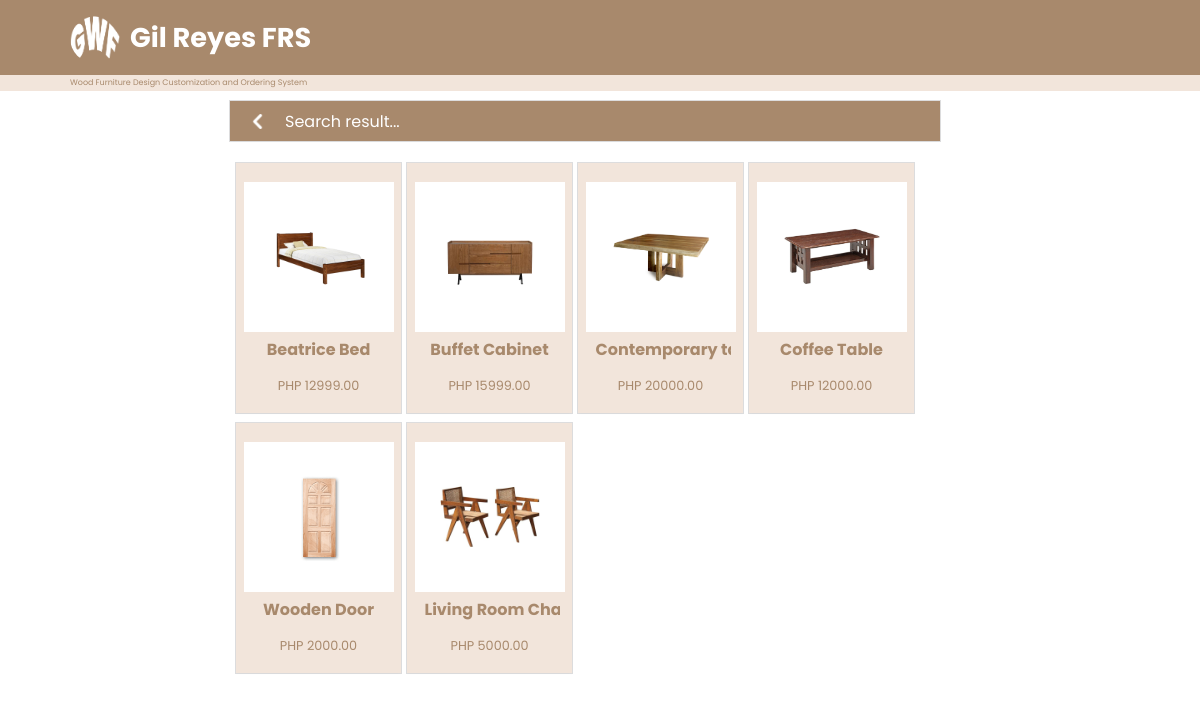
Page /src/sys-user/product-search/product-search.php (signed in) on the committed database.
### tables this page shows
CREATE TABLE `tb_product` (
  `id` int(11) NOT NULL,
  `product_name` varchar(50) NOT NULL,
  `price` int(20) NOT NULL,
  `size` varchar(15) NOT NULL,
  `p_description` text NOT NULL,
  `category` varchar(20) NOT NULL,
  `quantity` int(255) NOT NULL,
  `product_img` varchar(255) NOT NULL
);

### src/php-database/dbconnect.php (called while the page is built, shortened)
<?php
    $database = "db_ecommerce";
?>

### src/sys-user/product-search/product-search.php (the view, shortened to what this page needs)
<!DOCTYPE html>
<html lang="en">
<head>
    <link rel="stylesheet" href="product-search.css?v=<?php echo time(); ?>">
</head>
<body>
    <header>
        <div class="app-name">
            <a href="">
                <img src="../../../image/logo.png" alt="">
                <h1>Gil Reyes FRS</h1>
            </a>
        </div>
    </header>
    <div class="divider">
        <p>Wood Furniture Design Customization and Ordering System</p>
    </div>
    <main>
        <div class="container">
            <section class="product-cont">
                <div class="search-back">
                    <a href="../home-page/userhome.php"><img src="../../../image/icon/arrow.png" alt="" width="15px" height="15px"></a>
                    <p>Search result...</p>
                </div>
                <div class="product">
                    <?php
                        if(isset($_POST['search']))
                        {
                            $valueToSearch = $_POST['valueToSearch'];
                            $query = "SELECT * FROM tb_product WHERE CONCAT(`id`, `product_name`) LIKE '%".$valueToSearch."%'";
                            $search_result = filterTable($query);
                        }
                        else {
                            $query = "SELECT * FROM tb_product";
                            $search_result = filterTable($query);
                        }
                        function filterTable($query)
                        {
                            include '../../php-database/dbconnect.php';
                            $filter_Result = mysqli_query($conn, $query);
                            return $filter_Result;
                        }
                    ?>
                    <div class="display-div">
                        <?php
                            while ($row = mysqli_fetch_assoc($search_result))
                            {
                        ?>
                                <div class="prod-display" onclick="window.location.href='../getproduct-page/get-product.php?id=<?php echo $row['id']; ?> & product_name=<?php echo $row['product_name']; ?> & price=<?php echo $row['price']; ?> & size=<?php echo $row['size']; ?> & p_description=<?php echo $row['p_description']; ?> & category=<?php echo $row['category']; ?> & product_img=<?php echo $row['product_img']; ?>';"onclick="window.location.href='../getproduct-page/get-product.php?id=<?php echo $row['id']; ?> & product_name=<?php echo $row['product_name']; ?> & price=<?php echo $row['price']; ?> & size=<?php echo $row['size']; ?> & p_description=<?php echo $row['p_description']; ?> & category=<?php echo $row['category']; ?> & product_img=<?php echo $row['product_img']; ?>';">
                                    <div class="prod-img">
                                        <img src="../../sys-admin/product-page/<?php echo $row['product_img']; ?>" alt="" width="100px">
                                    </div>
                                    <div class="pname">
                                        <h4><?php echo $row['product_name']; ?></h3>
                                    </div>
                                    <p>PHP <?php echo $row['price']; ?>.00</p>
                                </div>
                        <?php
                            }
                        ?>
                    </div>
                </div>
            </section>
        </div>
    </main>
</body>
</html>

### src/sys-user/product-search/product-search.css (style rules this page uses)
* { padding: 0; margin: 0; box-sizing: border-box; }
body { font-family: "Poppins", sans-serif; }
header { display: flex; align-items: center; background-color: #a8896c; height: 75px; width: 100%; position: -webkit-sticky; position: sticky; top: 0; z-index: 9; }
header .app-name { width: 50%; }
header .app-name a { display: flex; align-items: center; text-decoration: none; color: #ffffff; margin: 0 0 0 70px; }
header .app-name a img { width: 50px; height: 50px; border-radius: 50%; margin-right: 10px; }
header .app-name a h1 { font-size: 1.7rem; }
.divider { display: flex; align-items: center; height: 2vh; width: 100%; background-color: #f2e5db; }
.divider p { margin: 0 0 0 70px; font-size: 0.5rem; color: #a8896c; }
main { width: 100%; height: 85vh; display: flex; align-items: center; justify-content: center; }
main .container { width: 1120px; height: 85vh; display: flex; align-items: center; justify-content: center; }
main .container .product-cont { width: 740px; height: 85vh; }
main .container .product-cont .search-back { margin-top: 10px; width: 710px; height: 40px; background-color: #a8896c; display: flex; align-items: center; justify-content: baseline; color: #ffffff; box-shadow: rgba(0, 0, 0, 0.02) 0px 1px 3px 0px, rgba(27, 31, 35, 0.15) 0px 0px 0px 1px; }
main .container .product-cont .search-back a { margin: 5px 20px 0 20px; }
main .container .product-cont .product { overflow-y: scroll; height: 75vh; width: 710px; margin-top: 12px; }
main .container .product-cont .product .display-div { width: 690px; display: flex; flex-wrap: wrap; }
main .container .product-cont .product .display-div .prod-display { width: 165px; height: 250px; margin-left: 6px; margin-top: 10px; text-align: center; display: flex; align-items: center; justify-content: center; flex-direction: column; cursor: pointer; color: #a8896c; background-color: #f2e5db; box-shadow: rgba(0, 0, 0, 0.02) 0px 1px 3px 0px, rgba(27, 31, 35, 0.15) 0px 0px 0px 1px; }
main .container .product-cont .product .display-div .prod-display .prod-img { width: 150px; height: 150px; background-color: #ffffff; display: flex; align-items: center; justify-content: center; }
main .container .product-cont .product .display-div .prod-display .pname { width: 140px; padding: 5px; overflow: hidden; }
main .container .product-cont .product .display-div .prod-display .pname h4 { white-space: nowrap; }
main .container .product-cont .product .display-div .prod-display p { margin-top: 10px; white-space: nowrap; font-size: 0.8rem; }

### rows in the picture
tb_product: product_img (picture), product_name "Beatrice Bed", price "12999"
tb_product: product_img (picture), product_name "Buffet Cabinet", price "15999"
tb_product: product_img (picture), product_name "Contemporary…", price "20000"
tb_product: product_img (picture), product_name "Coffee Table", price "12000"
tb_product: product_img (picture), product_name "Wooden Door", price "2000"
tb_product: product_img (picture), product_name "Living Room…", price "5000"
